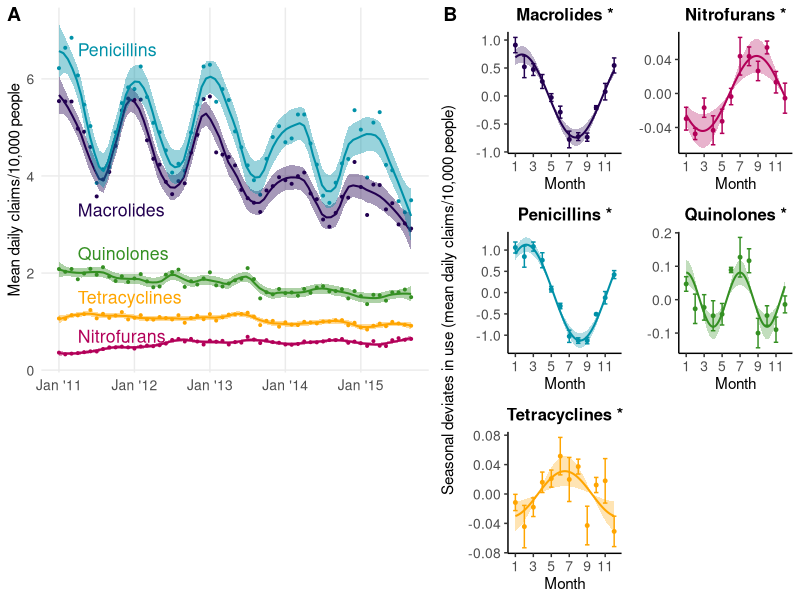
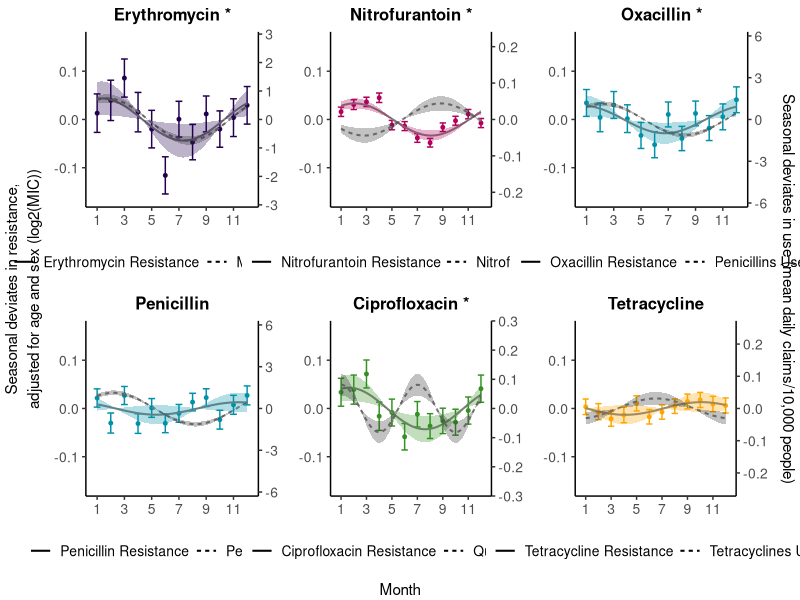
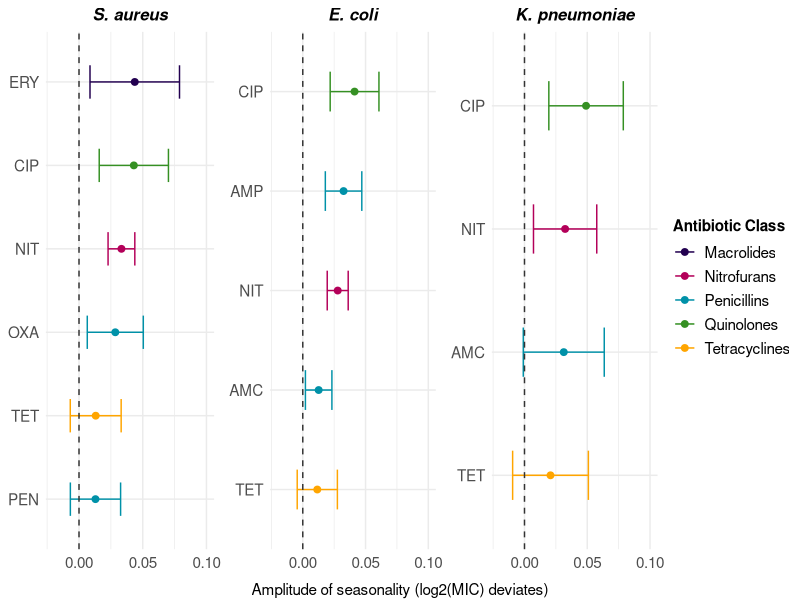
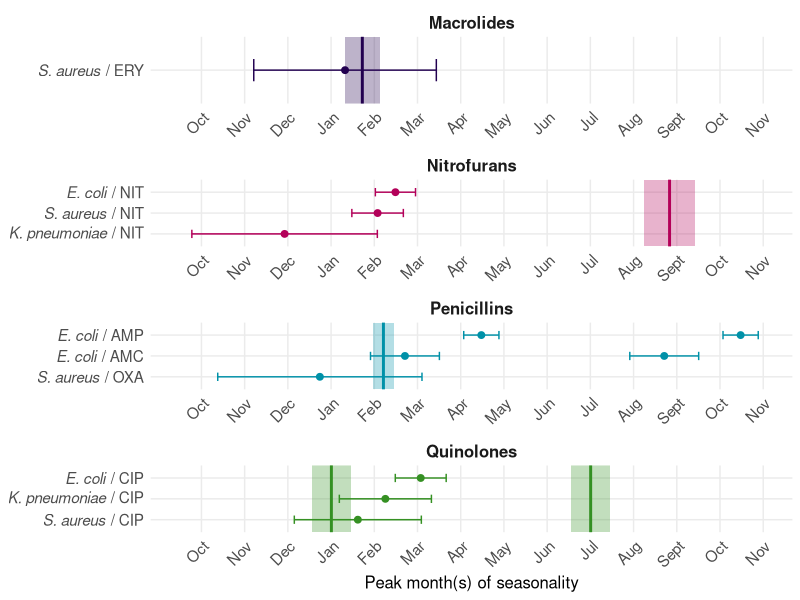
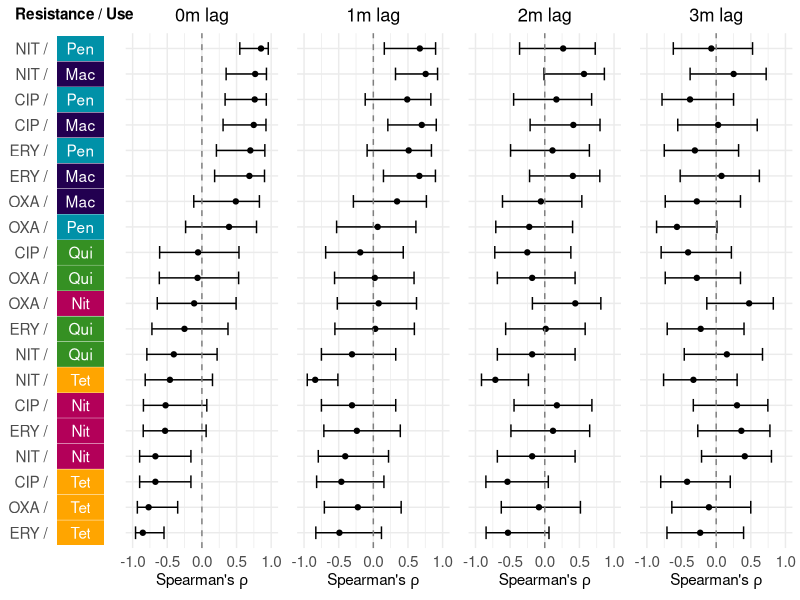
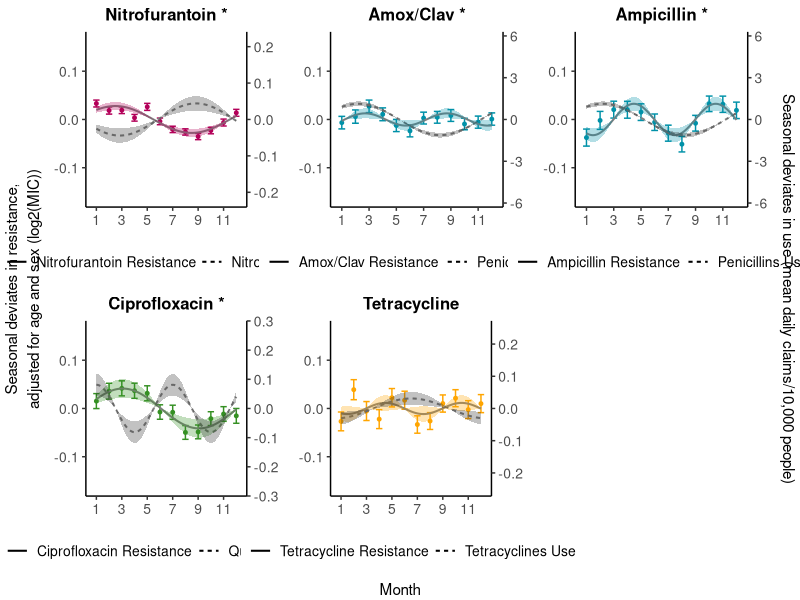
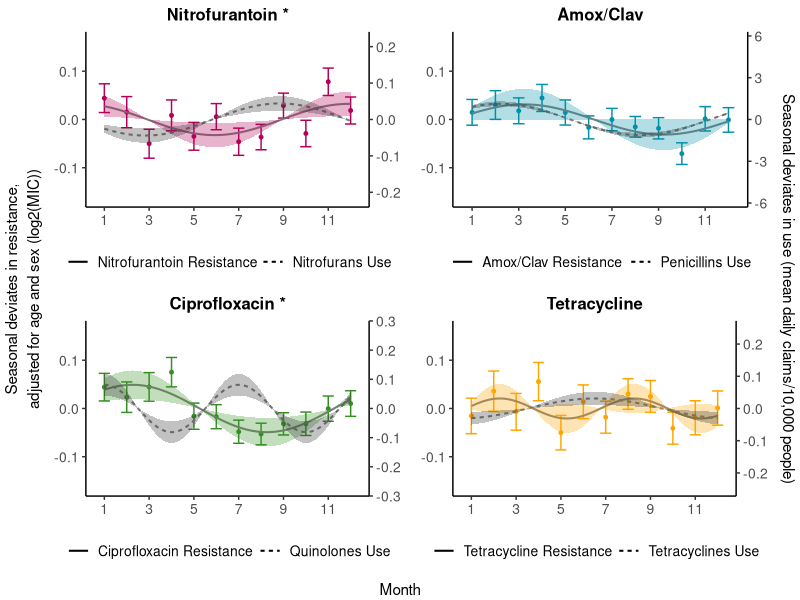
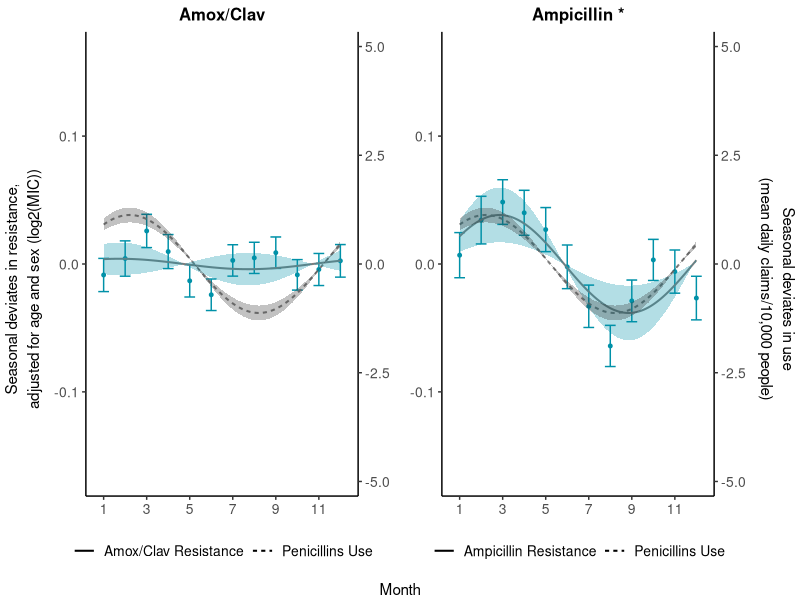

Generate these figures, in order, with R: (Note: this script raises an error after producing the figures.)
#This script makes all the figures included in the publication.

#Load libraries
library(tidyverse)
library(magrittr)
library(cowplot)
library(ggpubr)

# ######################################################
# Inputs
# ######################################################

#Load antibiotic use data
data.use = read_csv("raw_data/antibiotic_use_data.csv")

#Load model values
use.model.params = read_csv("tables/model_values_use.csv")
res.model.params = read_csv("tables/model_values_resistance.csv")
EC.12m.model.params = read_csv("tables/Ecoli_AMC_AMP_12m_model_values.csv")
res.model.params.under65 = read_csv("tables/model_values_resistance_under65.csv")

#Load multiple testing results for amplitude estimates
use.amplitude.p = read_csv("tables/model_amplitude_pvalues_use.csv")
res.amplitude.p = read_csv("tables/model_amplitude_pvalues_resistance.csv")

#Load use and resistance seasonal deviates
use.deviates = read_csv("tables/seasonal_deviates_use.csv")
res.deviates = read_csv("tables/seasonal_deviates_resistance.csv")
EC.12m.deviates = read_csv("tables/Ecoli_AMC_AMP_12m_seasonal_deviates.csv")

#Load use-resistance correlations results
correlations = read_csv("tables/correlations.csv")

#Define colors to be used across figures
colors = setNames( c("#220050", "#b30059","#0091a8","#359023", "#ffa500"), 
                   c("Macrolides", "Nitrofurans", "Penicillins", "Quinolones", "Tetracyclines") )

# ######################################################
# Make Figure 1
# ######################################################

#Make figure 1a
labels = data.frame(drug_class = c("Penicillins", "Macrolides", "Quinolones", "Tetracyclines", "Nitrofurans"),
                    x.pos = c(4, 4, 4, 4, 4),
                    y.pos = c(6.6, 3.3, 2.4, 1.5, 0.7))

f1a = data.use %>%
  mutate(year_month = paste(as.character(year), as.character(str_pad(month, 2, pad = "0")), sep = "-")) %>%
  mutate(x = dense_rank(year_month)) %>%
  ggplot(aes(x=x, y=claims_per_10000ppl_per_day, group=drug_class, color=drug_class)) +
  geom_point(size = 0.7) +
  geom_smooth(aes(fill=drug_class), span = 0.2, size = 0.7) +
  geom_text(data = labels, aes(x=x.pos, y=y.pos, label=drug_class), hjust = 0, size = 4.5) +
  ylab("Mean daily claims/10,000 people") +
  scale_color_manual(values = colors) +
  scale_fill_manual(values = colors) +
  scale_x_continuous(breaks = c(1, 13, 25, 37, 49), labels = c("Jan '11", "Jan '12", "Jan '13", "Jan '14", "Jan '15")) +
  theme_minimal() +
  theme(panel.grid.minor = element_blank(),
        legend.position = "none",
        axis.text = element_text(size = 10),
        axis.title.x = element_blank(),
        axis.title.y = element_text(size = 11)) 


#Make figure 1b
#Cosine function
cos_func = function(month, amplitude, phase, omega, intercept) {
  amplitude * cos(omega *(month - phase)) + intercept
} 

#Function to plot seasonal use model
plot_use_model_func = function(deviates, class, amplitude, phase, omega, a_lower, a_upper, sig) {
  
  col = colors[class]
  
  if (sig) { 
    title = paste(class, "*")
  } else {
    title = class
  }
  
  ci = data.frame(month=seq(1,12,0.01)) %>%
    mutate(lower_ci = map_dbl(month, ~cos_func(., a_lower, phase, omega, 0))) %>%
    mutate(upper_ci = map_dbl(month, ~cos_func(., a_upper, phase, omega, 0))) 
  
  p = ggplot(data = deviates, aes(x = month)) +
    geom_point(aes(x = month, y = seasonal_deviate), color = col, size = 1) +
    geom_errorbar(aes(x = month, ymin = seasonal_deviate - sem, ymax = seasonal_deviate + sem), width = 0.5, color = col) + 
    stat_function(fun = cos_func, args = list(a = amplitude, phase = phase, omega = omega, intercept = 0), size = 0.7, color = col) +
    geom_ribbon(data = ci, aes(x = month, ymin = lower_ci, ymax = upper_ci), fill = col, alpha = 0.3) +
    scale_x_continuous(breaks=c(1, 3, 5, 7, 9, 11)) +
    ggtitle(title) +
    xlab("Month") +
    theme_classic() +
    theme(legend.position="none",
          plot.title = element_text(size = 12, hjust = 0.5, face = "bold"),
          axis.text = element_text(size = 10),
          axis.title.x = element_text(size = 11),
          axis.title.y = element_blank()
    )
  
  return(p)
}

f1b_plots = use.model.params %>%
  filter(term %in% c("amplitude", "phase")) %>%
  select(drug_class, omega, term, estimate, ci.lower, ci.upper) %>%
  gather(variable, value, -(c("drug_class", "term", "omega"))) %>%
  unite(temp, term, variable) %>%
  spread(temp, value) %>%
  left_join(use.amplitude.p %>% select(drug_class, amplitude_p.value.BH = p.value.BH), by = c("drug_class")) %>%
  mutate(sig = amplitude_p.value.BH < 0.05) %>%
  #add seasonal deviates table
  left_join(
    use.deviates %>%
      nest(-drug_class) %>%
      rename(deviates_table = data),
    by = c("drug_class")
  ) %>%
  #make plots
  mutate(plot = pmap(.l = list(deviates = deviates_table, class = drug_class, amplitude = amplitude_estimate,
                               phase = phase_estimate, omega = omega, a_lower = amplitude_ci.lower,
                               a_upper = amplitude_ci.upper, sig = sig),
                     .f = plot_use_model_func)) %>%
  pull(plot)

f1b = do.call(plot_grid, c(f1b_plots, nrow = 3, ncol = 2, align = "hv")) %>%
  annotate_figure(left = text_grob("Seasonal deviates in use (mean daily claims/10,000 people)", size = 11, rot = 90)) 


#Combine figures 1a and 1b
f1 = plot_grid(plot_grid(f1a, nrow = 2, ncol = 1, rel_heights = c(2, 1)),
               f1b, nrow = 1, ncol = 2, rel_widths = c(1.2, 1), labels = c("A", "B"))


# ######################################################
# Make Figures 2, S1, S2
# ######################################################

#Function to plot use and resistance models together
plot_use_resistance_func = function(deviates, drug, class, u_a, u_p, u_o, u_low, u_up, r_a, r_p, r_o, r_low, r_up, ratio, r_sig) {
  col = colors[class]
  
  if (r_sig) { 
    title = paste(drug, "*")
  } else {
    title = drug
  }
  
  regressions = data.frame(month=seq(1,12,0.01)) %>%
    mutate(r_actual = map_dbl(month, ~cos_func(., r_a, r_p, r_o, 0))) %>%
    mutate(u_actual = map_dbl(month, ~cos_func(., u_a/ratio, u_p, u_o, 0))) %>%
    gather(type, value, -month) %>%
    mutate(leg = case_when(type == "r_actual" ~ paste(drug, "Resistance"), type == "u_actual" ~ paste(class, "Use"))) %>%
    mutate(leg = factor(leg, levels = c(paste(drug, "Resistance"), paste(class, "Use"))))
  
  ci = data.frame(month=seq(1,12,0.01)) %>%
    mutate(r_lower = map_dbl(month, ~cos_func(., r_low, r_p, r_o, 0))) %>%
    mutate(r_upper = map_dbl(month, ~cos_func(., r_up, r_p, r_o, 0))) %>%
    mutate(u_lower = map_dbl(month, ~cos_func(., u_low, u_p, u_o, 0))) %>%
    mutate(u_upper = map_dbl(month, ~cos_func(., u_up, u_p, u_o, 0)))
  
  p = ggplot(data = regressions) +
    geom_point(data = deviates, aes(x = month, y = seasonal_deviate), color = col, size = 1) +
    geom_errorbar(data = deviates, aes(x = month, ymin = seasonal_deviate - sem, ymax = seasonal_deviate + sem), width = 0.5, color = col) +
    geom_line(aes(x = month, y = value, color = leg, linetype = leg), size = 0.7) +
    geom_ribbon(data = ci, aes(x = month, ymin = r_lower, ymax = r_upper), fill = col, alpha = 0.3) +
    geom_ribbon(data = ci, aes(x = month, ymin = u_upper/ratio, ymax = u_lower/ratio), fill = "grey20", alpha = 0.3) +
    scale_color_manual(values = c(col, "grey20")) +
    scale_y_continuous(sec.axis = sec_axis(~. * ratio), limits = c(-.165, .165)) +
    scale_x_continuous(breaks=c(1, 3, 5, 7, 9, 11)) +
    ggtitle(title) +
    theme_classic() +
    guides(color = guide_legend(nrow = 2, byrow = TRUE)) +
    theme(legend.position = "bottom",
          legend.title = element_blank(),
          legend.text = element_text(size = 10),
          plot.title = element_text(size = 12, hjust = 0.5, face = "bold"),
          axis.text = element_text(size = 10),
          axis.title = element_blank()
    ) 
  
  return(p)
} 


use_res_plots = res.model.params %>%
  filter(term %in% c("amplitude", "phase")) %>%
  select(organism, drug_name, drug_class, omega, term, estimate, ci.lower, ci.upper, p.value) %>%
  gather(variable, value, -(c("organism","drug_name","drug_class", "term", "omega"))) %>%
  unite(temp, term, variable) %>%
  spread(temp, value) %>%
  left_join(res.amplitude.p %>% select(organism, drug_name, amplitude_p.value.BH = p.value.BH), by = c("organism", "drug_name")) %>%
  mutate(res_sig = amplitude_p.value.BH < 0.05) %>%
  #add resistance seasonal deviates table
  left_join(
    res.deviates %>%
      nest(-organism, -drug_name, -drug_class) %>%
      rename(deviates_table = data),
    by = c("organism","drug_name","drug_class")
  ) %>%
  select(organism, drug_name, drug_class, res_amplitude = amplitude_estimate, res_phase = phase_estimate,
         res_omega = omega, res_upper = amplitude_ci.upper, res_lower = amplitude_ci.lower, res_sig, deviates_table) %>%
  #add use model params
  left_join(
    use.model.params %>%
      filter(term %in% c("amplitude", "phase")) %>%
      select(drug_class, omega, term, estimate, ci.lower, ci.upper) %>%
      gather(variable, value, -(c("drug_class", "term", "omega"))) %>%
      unite(temp, term, variable) %>%
      spread(temp, value) %>%
      select(drug_class, use_amplitude = amplitude_estimate, use_phase = phase_estimate, use_omega = omega,
             use_upper = amplitude_ci.upper, use_lower = amplitude_ci.lower),
    by = c("drug_class")
  ) %>%
  #get use-resistance scaling ratio
  mutate(u.r_ratio = abs(use_amplitude/res_amplitude)) %>%
  group_by(drug_class) %>%
  mutate(ratio = min(u.r_ratio)) %>%
  ungroup() %>%
  #make plots
  mutate(drug_name = ifelse(drug_name == "Amoxicillin/Clavulanate", "Amox/Clav", drug_name)) %>%
  mutate(plot = pmap(.l = list(deviates = deviates_table, drug = drug_name, class = drug_class, u_a = use_amplitude,
                               u_p = use_phase, u_o = use_omega, u_low = use_lower, u_up = use_upper,
                               r_a = res_amplitude, r_p = res_phase, r_o = res_omega, r_low = res_lower,
                               r_up = res_upper, ratio = ratio, r_sig = res_sig),
                     .f = plot_use_resistance_func)) 

#Make figure 2
f2_plots = use_res_plots %>%
  filter(organism == "S. aureus") %>%
  arrange(drug_class, drug_name) %>%
  pull(plot)

f2 = do.call(plot_grid, c(f2_plots, nrow = 2, ncol = 3)) %>%
  annotate_figure(left = text_grob("Seasonal deviates in resistance,\nadjusted for age and sex (log2(MIC))", size = 11, rot = 90)) %>%
  annotate_figure(right = text_grob("Seasonal deviates in use (mean daily claims/10,000 people)", size = 11, rot = 270)) %>%
  annotate_figure(bottom = text_grob("Month", size = 11))

#Make figure S1
fS1_plots = use_res_plots %>%
  filter(organism == "E. coli") %>%
  arrange(drug_class, drug_name) %>%
  pull(plot)

fS1 = do.call(plot_grid, c(fS1_plots, nrow = 2, ncol = 3)) %>%
  annotate_figure(left = text_grob("Seasonal deviates in resistance,\nadjusted for age and sex (log2(MIC))", size = 11, rot = 90)) %>%
  annotate_figure(right = text_grob("Seasonal deviates in use (mean daily claims/10,000 people)", size = 11, rot = 270)) %>%
  annotate_figure(bottom = text_grob("Month", size = 11))

#Make figure S2
fS2_plots = use_res_plots %>%
  filter(organism == "K. pneumoniae") %>%
  arrange(drug_class, drug_name) %>%
  pull(plot)

fS2 = do.call(plot_grid, c(fS2_plots, nrow = 2, ncol = 2)) %>%
  annotate_figure(left = text_grob("Seasonal deviates in resistance,\nadjusted for age and sex (log2(MIC))", size = 11, rot = 90)) %>%
  annotate_figure(right = text_grob("Seasonal deviates in use (mean daily claims/10,000 people)", size = 11, rot = 270)) %>%
  annotate_figure(bottom = text_grob("Month", size = 11))

# ######################################################
# Make figure S3 
# ######################################################

#Plot E. coli AMC and AMP resistance with a 12-month period
fS3_plots = EC.12m.model.params %>%
  filter(term %in% c("amplitude", "phase")) %>%
  select(organism, drug_name, drug_class, omega, term, estimate, ci.lower, ci.upper, p.value) %>%
  gather(variable, value, -(c("organism","drug_name","drug_class", "term", "omega"))) %>%
  unite(temp, term, variable) %>%
  spread(temp, value) %>%
  mutate(res_sig = amplitude_p.value < 0.05) %>%
  #add resistance seasonal deviates table
  left_join(
    EC.12m.deviates %>%
      nest(-organism, -drug_name, -drug_class) %>%
      rename(deviates_table = data),
    by = c("organism","drug_name","drug_class")
  ) %>%
  select(organism, drug_name, drug_class, res_amplitude = amplitude_estimate, res_phase = phase_estimate,
         res_omega = omega, res_upper = amplitude_ci.upper, res_lower = amplitude_ci.lower, deviates_table, res_sig) %>%
  #add use model params
  left_join(
    use.model.params %>%
      filter(term %in% c("amplitude", "phase")) %>%
      select(drug_class, omega, term, estimate, ci.lower, ci.upper) %>%
      gather(variable, value, -(c("drug_class", "term", "omega"))) %>%
      unite(temp, term, variable) %>%
      spread(temp, value) %>%
      select(drug_class, use_amplitude = amplitude_estimate, use_phase = phase_estimate, use_omega = omega,
             use_upper = amplitude_ci.upper, use_lower = amplitude_ci.lower),
    by = c("drug_class")
  ) %>%
  #get use-resistance scaling ratio
  mutate(u.r_ratio = abs(use_amplitude/res_amplitude)) %>%
  group_by(drug_class) %>%
  mutate(ratio = min(u.r_ratio)) %>%
  ungroup() %>%
  #make plots
  mutate(drug_name = ifelse(drug_name == "Amoxicillin/Clavulanate", "Amox/Clav", drug_name)) %>%
  mutate(plot = pmap(.l = list(deviates = deviates_table, drug = drug_name, class = drug_class, u_a = use_amplitude,
                               u_p = use_phase, u_o = use_omega, u_low = use_lower, u_up = use_upper,
                               r_a = res_amplitude, r_p = res_phase, r_o = res_omega, r_low = res_lower,
                               r_up = res_upper, ratio = ratio, r_sig = res_sig),
                     .f = plot_use_resistance_func)) %>%
  pull(plot)

#Make figure s3
fS3 = do.call(plot_grid, c(fS3_plots, nrow = 1, ncol = 2)) %>%
  annotate_figure(left = text_grob("Seasonal deviates in resistance,\nadjusted for age and sex (log2(MIC))", size = 11, rot = 90)) %>%
  annotate_figure(right = text_grob("Seasonal deviates in use\n(mean daily claims/10,000 people)", size = 11, rot = 270)) %>%
  annotate_figure(bottom = text_grob("Month", size = 11))

# ######################################################
# Make figure 3
# ######################################################

#Make amplitude plots function
plot_amplitudes_func = function(dat, title) {
  p = ggplot(data = dat, aes(x = reorder(drug_code, estimate), y = estimate, color = drug_class)) +
    geom_point(size = 2) +
    geom_errorbar(aes(ymin = ci.lower, ymax = ci.upper), width = 0.4) +
    geom_hline(yintercept = 0, color = "grey20", linetype = "dashed") +
    scale_y_continuous(breaks = c(0, 0.05, 0.1), limits = c(-0.02, 0.1)) + #CHANGED lower limits from -0.01 to -0.02 for under 65 analysis
    scale_color_manual(values = colors, name = "Antibiotic Class") +
    coord_flip() +
    ggtitle(title) +
    theme_minimal() +
    theme(plot.title = element_text(face = "bold.italic", hjust = 0.5, size = 12),
          axis.title = element_blank(),
          axis.text = element_text(size = 11),
          legend.title = element_text(size = 11, face = "bold"),
          legend.text = element_text(size = 11)
    )
  
  return(p)
}

f3_SA_plot = res.model.params %>%
  filter(term == "amplitude") %>%
  filter(organism == "S. aureus") %>%
  plot_amplitudes_func(., "S. aureus")

f3_EC_plot = res.model.params %>%
  filter(term == "amplitude") %>%
  filter(organism == "E. coli") %>%
  plot_amplitudes_func(., "E. coli")

f3_KP_plot = res.model.params %>%
  filter(term == "amplitude") %>%
  filter(organism == "K. pneumoniae") %>%
  plot_amplitudes_func(., "K. pneumoniae")

#Make figure 3
f3 = ggarrange(f3_SA_plot, f3_EC_plot, f3_KP_plot, nrow = 1, ncol = 3, common.legend = TRUE, legend = "right") %>%
  annotate_figure(bottom = text_grob("Amplitude of seasonality (log2(MIC) deviates)", size = 11))

# ######################################################
# Make figure 4
# ######################################################

#Make resistance phases table
res.phases = bind_rows(
  res.model.params %>%
    filter(term == "phase"),
  #add second peak for org/drugs with 6 month period
  res.model.params %>%
    filter(term == "phase") %>%
    filter(period == 6) %>%
    mutate(estimate = estimate + 6, ci.lower = ci.lower + 6, ci.upper = ci.upper + 6)
) %>%
  #filter out org/drug combinations that did not meet criteria for seasonality
  filter(!(organism == "S. aureus" & drug_code %in% c("PEN", "TET"))) %>%
  filter(!(organism == "E. coli" & drug_code == "TET")) %>%
  filter(!(organism == "K. pneumoniae" & drug_code %in% c("AMC", "TET"))) %>%
  #manually edit phase for K.pneumo/NIT (subtract 12m) for aesthetic purposes for figure
  mutate(estimate = ifelse(organism == "K. pneumoniae" & drug_code == "NIT", estimate - 12, estimate),
         ci.lower = ifelse(organism == "K. pneumoniae" & drug_code == "NIT", ci.lower - 12, ci.lower),
         ci.upper = ifelse(organism == "K. pneumoniae" & drug_code == "NIT", ci.upper - 12, ci.upper)
  ) %>%
  mutate(org_drug = paste(organism, drug_code, sep = "/")) 

#Make use phases table
use.phases = bind_rows(
  use.model.params %>%
    filter(term == "phase"),
  #add second peak for org/drugs with 6 month period
  use.model.params %>%
    filter(term == "phase") %>%
    filter(period == 6) %>%
    mutate(estimate = estimate + 6, ci.lower = ci.lower + 6, ci.upper = ci.upper + 6)
) %>%
  filter(drug_class != "Tetracyclines")

#Define plot labels
labs = c("S. aureus/CIP" = expression(paste(italic("S. aureus"), " / CIP")),
         "S. aureus/ERY" = expression(paste(italic("S. aureus"), " / ERY")),
         "S. aureus/NIT" = expression(paste(italic("S. aureus"), " / NIT")),
         "S. aureus/OXA" = expression(paste(italic("S. aureus"), " / OXA")),
         "E. coli/AMC" = expression(paste(italic("E. coli"), " / AMC")),
         "E. coli/AMP" = expression(paste(italic("E. coli"), " / AMP")),
         "E. coli/CIP" = expression(paste(italic("E. coli"), " / CIP")),
         "E. coli/NIT" = expression(paste(italic("E. coli"), " / NIT")),
         "K. pneumoniae/CIP" = expression(paste(italic("K. pneumoniae"), " / CIP")),
         "K. pneumoniae/NIT" = expression(paste(italic("K. pneumoniae"), " / NIT"))
)


#Make figure 4
f4 = ggplot(data = res.phases) +
  facet_wrap(~drug_class, scales = "free", nrow = 5) +
  geom_point(aes(x = reorder(org_drug, estimate), y = estimate, color=drug_class), size = 2) +
  geom_errorbar(aes(x = reorder(org_drug, estimate), ymin = ci.lower, ymax = ci.upper, color=drug_class), width = 0.4) +
  geom_hline(data = use.phases, aes(yintercept = estimate, color = drug_class), size = 1) +
  geom_rect(data = use.phases, aes(ymin = ci.lower, ymax = ci.upper, xmin = -Inf, xmax = Inf, fill = drug_class), alpha = 0.3) +
  scale_color_manual(values = colors) +
  scale_fill_manual(values = colors) +
  scale_x_discrete(labels = labs) +
  scale_y_continuous(breaks = seq(-2 ,11, 1), limits = c(-2.5, 11), #Changed -2.2 to -2.5
                     labels = c("Oct", "Nov", "Dec", "Jan", "Feb", "Mar", "Apr", "May", "Jun", "Jul", "Aug", "Sept", "Oct", "Nov")) +
  coord_flip() +
  ylab("Peak month(s) of seasonality") +
  theme_minimal() +
  theme(panel.grid.minor = element_blank(),
        legend.position = "none",
        strip.text.x = element_text(size = 12, face = "bold"),
        axis.text.x = element_text(size = 11, angle = 45, hjust = 1, vjust = 1),
        axis.text.y = element_text(size = 11),
        axis.title.x = element_text(size = 12),
        axis.title.y = element_blank()
  )

# ######################################################
# Make figures 5, S4
# ######################################################

#Function to plot use-resistance correlations for each species 
#with lags of 0-3 months
plot_corr_func = function(dat, o) {
  d0 = dat %>%
    filter(organism == o) %>%
    filter(lag == "0 months") %>%
    mutate(use_class_short = substr(use_class, 1,3)) %>%
    mutate(use_res = paste(res_drug_code, use_class_short, sep = "/"))
  
  d1 = dat %>%
    filter(organism == o) %>%
    filter(lag == "1 month") %>%
    mutate(use_class_short = substr(use_class, 1,3)) %>%
    mutate(use_res = paste(res_drug_code, use_class_short, sep = "/"))
  
  d2 = dat %>%
    filter(organism == o) %>%
    filter(lag == "2 months") %>%
    mutate(use_class_short = substr(use_class, 1,3)) %>%
    mutate(use_res = paste(res_drug_code, use_class_short, sep = "/"))
  
  d3 = dat %>%
    filter(organism == o) %>%
    filter(lag == "3 months") %>%
    mutate(use_class_short = substr(use_class, 1,3)) %>%
    mutate(use_res = paste(res_drug_code, use_class_short, sep = "/"))
  
  y_ticks = d0 %>%
    mutate(res_label = paste0(res_drug_code, " /")) %>%
    arrange(rho) %>%
    pull(res_label)
  
  order = d0 %>%
    arrange(rho) %>%
    pull(use_res)
  
  p0 = d0 %>%
    mutate(use_res = factor(use_res, order)) %>%
    ggplot(aes(x = use_res, y = rho)) +
    geom_point() +
    geom_errorbar(aes(ymin = ci.lower, ymax = ci.upper), width = 0.5) +
    geom_hline(yintercept = 0, linetype = "dashed", color = "grey50") +
    ylab(expression(paste("Spearman's ", rho))) +
    labs(color = "") +
    ylim(-1, 1) +
    ggtitle("0m lag") +
    coord_flip() +
    theme_minimal() +
    theme(axis.text.x = element_text(size = 11),
          axis.text.y = element_blank(),
          axis.title.x = element_text(size = 11),
          axis.title.y = element_blank(),
          plot.title = element_text(hjust = 0.5)
    )
  
  p1= d1 %>%
    mutate(use_res = factor(use_res, order)) %>%
    ggplot(aes(x = use_res, y = rho)) +
    geom_point() +
    geom_errorbar(aes(ymin = ci.lower, ymax = ci.upper), width = 0.5) +
    geom_hline(yintercept = 0, linetype = "dashed", color = "grey50") +
    ylab(expression(paste("Spearman's ", rho))) +
    labs(color = "") +
    ylim(-1, 1) +
    ggtitle("1m lag") +
    coord_flip() +
    theme_minimal() +
    theme(axis.text.x = element_text(size = 11),
          axis.text.y = element_blank(),
          axis.title.x = element_text(size = 11),
          axis.title.y = element_blank(),
          plot.title = element_text(hjust = 0.5)
    )
  
  p2 = d2 %>%
    mutate(use_res = factor(use_res, order)) %>%
    ggplot(aes(x = use_res, y = rho)) +
    geom_point() +
    geom_errorbar(aes(ymin = ci.lower, ymax = ci.upper), width = 0.5) +
    geom_hline(yintercept = 0, linetype = "dashed", color = "grey50") +
    ylab(expression(paste("Spearman's ", rho))) +
    labs(color = "") +
    ylim(-1, 1) +
    ggtitle("2m lag") +
    coord_flip() +
    theme_minimal() +
    theme(axis.text.x = element_text(size = 11),
          axis.text.y = element_blank(),
          axis.title.x = element_text(size = 11),
          axis.title.y = element_blank(),
          plot.title = element_text(hjust = 0.5)
    )
  
  p3 = d3 %>%
    mutate(use_res = factor(use_res, order)) %>%
    ggplot(aes(x = use_res, y = rho)) +
    geom_point() +
    geom_errorbar(aes(ymin = ci.lower, ymax = ci.upper), width = 0.5) +
    geom_hline(yintercept = 0, linetype = "dashed", color = "grey50") +
    ylab(expression(paste("Spearman's ", rho))) +
    labs(color = "") +
    ylim(-1, 1) +
    ggtitle("3m lag") +
    coord_flip() +
    theme_minimal() +
    theme(axis.text.x = element_text(size = 11),
          axis.text.y = element_blank(),
          axis.title.x = element_text(size = 11),
          axis.title.y = element_blank(),
          plot.title = element_text(hjust = 0.5)
    )
  
  
  labels = ggplot(data = d0, aes(x = reorder(use_res, rho), y = 1, fill = use_class)) +
    geom_tile(color = "white", alpha = 1) +
    geom_text(aes(label = use_class_short), color = "white") + 
    scale_fill_manual(values = colors) +
    scale_x_discrete(labels = y_ticks) +
    coord_flip() +
    ggtitle("Resistance / Use") +
    theme_minimal() + 
    theme(legend.position = "none",
          panel.grid.major = element_blank(),
          panel.grid.minor = element_blank(),
          plot.title = element_text(size = 11, face = "bold", hjust = 0.6),
          axis.text.x = element_blank(),
          axis.text.y = element_text(size = 11),
          axis.title = element_blank()
    )
  
  p = plot_grid(labels, p0, p1, p2, p3, nrow = 1, ncol = 5, rel_widths = c(1, 1.5, 1.5, 1.5, 1.5), align = "h") 
  
  return(p)
}

f5_SA = plot_corr_func(correlations, "S. aureus")
f5_EC = plot_corr_func(correlations, "E. coli") %>% annotate_figure(top = "")
f5_KP = plot_corr_func(correlations, "K. pneumoniae") %>% annotate_figure(top = "")

#Make figure 5
f5 = f5_SA

#Make figure s4
fS4 = plot_grid(f5_EC, f5_KP, ncol = 1, nrow = 2, rel_heights = c(2, 1.3), labels = c("A", "B"))

# ######################################################
# Make table s4
# ######################################################

#Make amplitudes table for under 65 analysis
a_table = res.model.params.under65 %>%
  filter(term == "amplitude") %>%
  mutate_at(vars(estimate, ci.lower, ci.upper), ~ round(., 3)) %>%
  mutate(`amplitude (95% CI)` = paste0(as.character(estimate), " (", as.character(ci.lower), " to ", as.character(ci.upper), ")" )) %>%
  mutate(`amplitude p-value` = signif(p.value, 1)) %>%
  mutate(period = paste(period, "months")) %>%
  select(organism, drug_name, period, `amplitude (95% CI)`, `amplitude p-value`)

#Make phases table for under 65 analysis
p_table = res.model.params %>%
  filter(term == "phase") %>%
  mutate_at(vars(estimate, ci.lower, ci.upper), ~ round(., 1)) %>%
  mutate(`phase (95% CI)` = paste0(as.character(estimate), " (", as.character(ci.lower), " to ", as.character(ci.upper), ")" )) %>%
  select(organism, drug_name, `phase (95% CI)`)

#Make table s4
tableS4 = left_join(a_table, p_table, by = c("organism", "drug_name"))

# ######################################################
# Save all figures 
# ######################################################

ggsave(f1, filename = "figures/Figure1.pdf", width = 7.5, height = 5.5)
ggsave(f2, filename = "figures/Figure2.pdf", width = 7.5, height = 5.5)
ggsave(f3, filename = "figures/Figure3.pdf", width = 6.5, height = 4)
ggsave(f4, filename = "figures/Figure4.pdf", width = 6, height = 5.5)
ggsave(f5, filename = "figures/Figure5.pdf", width = 7.5, height = 5)

ggsave(fS1, filename = "figures/SupplementaryFigure1.pdf", width = 7.5, height = 5.5)
ggsave(fS2, filename = "figures/SupplementaryFigure2.pdf", width = 5, height = 5.5)
ggsave(fS3, filename = "figures/SupplementaryFigure3.pdf", width = 5, height = 2.75)
ggsave(fS4, filename = "figures/SupplementaryFigure4.pdf", width = 7.5, height = 8)
write_csv(tableS4, "figures/SupplementaryTable4.csv")